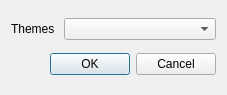
<?xml version="1.0" encoding="UTF-8"?>
<ui version="4.0">
 <class>Dialog</class>
 <widget class="QDialog" name="Dialog">
  <property name="geometry">
   <rect>
    <x>0</x>
    <y>0</y>
    <width>227</width>
    <height>95</height>
   </rect>
  </property>
  <property name="windowTitle">
   <string>Dialog</string>
  </property>
  <layout class="QVBoxLayout" name="verticalLayout">
   <item>
    <layout class="QHBoxLayout" name="horizontalLayout">
     <item>
      <widget class="QLabel" name="label">
       <property name="minimumSize">
        <size>
         <width>47</width>
         <height>13</height>
        </size>
       </property>
       <property name="maximumSize">
        <size>
         <width>47</width>
         <height>13</height>
        </size>
       </property>
       <property name="text">
        <string>Themes</string>
       </property>
      </widget>
     </item>
     <item>
      <widget class="QComboBox" name="comboBox"/>
     </item>
    </layout>
   </item>
   <item>
    <widget class="QDialogButtonBox" name="buttonBox">
     <property name="orientation">
      <enum>Qt::Horizontal</enum>
     </property>
     <property name="standardButtons">
      <set>QDialogButtonBox::Cancel|QDialogButtonBox::Ok</set>
     </property>
    </widget>
   </item>
  </layout>
 </widget>
 <resources/>
 <connections>
  <connection>
   <sender>buttonBox</sender>
   <signal>accepted()</signal>
   <receiver>Dialog</receiver>
   <slot>accept()</slot>
   <hints>
    <hint type="sourcelabel">
     <x>248</x>
     <y>254</y>
    </hint>
    <hint type="destinationlabel">
     <x>157</x>
     <y>274</y>
    </hint>
   </hints>
  </connection>
  <connection>
   <sender>buttonBox</sender>
   <signal>rejected()</signal>
   <receiver>Dialog</receiver>
   <slot>reject()</slot>
   <hints>
    <hint type="sourcelabel">
     <x>316</x>
     <y>260</y>
    </hint>
    <hint type="destinationlabel">
     <x>286</x>
     <y>274</y>
    </hint>
   </hints>
  </connection>
 </connections>
</ui>
